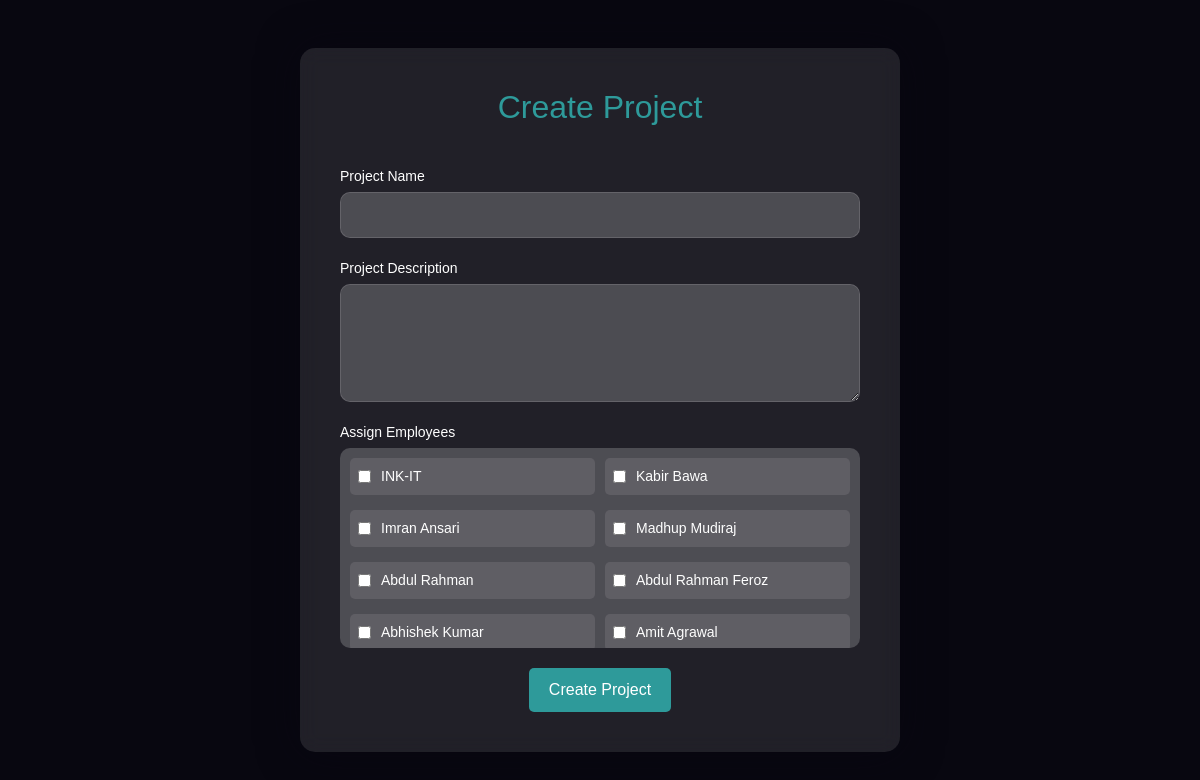
The page /project/create/ on the database its author committed.
### ink_org_chart_app/models.py (models this page shows, shortened)
class Employee(models.Model):
    EMPLOYMENT_TYPE_CHOICES = [
        ('Full-time', 'Full-time'),
        ('Part-time', 'Part-time'),
        ('Contract', 'Contract'),
        ('Intern', 'Intern'),
    ]
    name = models.CharField(max_length=100)
    title = models.CharField(max_length=100)
    managers = models.ManyToManyField(
        'self',
        blank=True,
        related_name='subordinates',
        symmetrical=False
    )
    office_location = models.CharField(max_length=100)
    employment_type = models.CharField(
        max_length=20,
        choices=EMPLOYMENT_TYPE_CHOICES,
        default='Full-time'
    )
    image = models.ImageField(upload_to='employee_images/', null=True, blank=True)
    date_of_joining = models.DateField(null=True, blank=True)
    job_description = models.TextField(null=True, blank=True)
    resume = models.FileField(upload_to='employee_resumes/', null=True, blank=True)
    department = models.CharField(max_length=100, null=True, blank=True)
    class Meta:
        verbose_name = 'Employee'
        verbose_name_plural = 'Employees'

### ink_org_chart_app/views.py (the view, shortened to what this page needs)
# urls.py: path('project/create/', views.create_project, name='create_project'),  # Create project
def create_project(request):
    all_employees = Employee.objects.all()
    return render(request, 'ink_org_chart_app/create_project.html', {
        'all_employees': all_employees
    })

### ink_org_chart_app/templates/ink_org_chart_app/create_project.html (shortened to what this page needs)
<!DOCTYPE html>
<html lang="en">
<head>
    <link href="https://cdn.jsdelivr.net/npm/bootstrap@5.3.0-alpha1/dist/css/bootstrap.min.css" rel="stylesheet">
</head>
<body>
    <div class="container-wrapper">
        <div class="container">
            <h1>Create Project</h1>
            <form method="POST">
                <div class="form-group">
                    <label for="name">Project Name</label>
                    <input type="text" id="name" name="name" class="form-control" required>
                </div>
                <div class="form-group">
                    <label for="description">Project Description</label>
                    <textarea id="description" name="description" class="form-control" rows="4"></textarea>
                </div>
                <div class="form-group">
                    <label>Assign Employees</label>
                    <div class="checkbox-container">
                        {% for employee in all_employees %}
                            <label>
                                <input type="checkbox" name="employees" value="{{ employee.id }}">
                                {{ employee.name }}
                            </label>
                        {% endfor %}
                    </div>
                </div>
                <div class="btn-group text-center">
                    <button type="submit" class="btn btn-custom">Create Project</button>
                </div>
            </form>
        </div>
    </div>
</body>
</html>

### ink_org_chart_app/templates/ink_org_chart_app/create_project.html (style rules this page uses)
body { background-color: #080710; color: #ffffff; font-family: 'Poppins', sans-serif; overflow-y: auto; }
.container-wrapper { display: flex; justify-content: center; align-items: center; min-height: 100vh; padding: 20px; }
.container { max-width: 600px; width: 100%; background-color: rgba(255, 255, 255, 0.1); padding: 40px; border-radius: 15px; backdrop-filter: blur(10px); box-shadow: 0 0 40px rgba(8, 7, 16, 0.6); text-align: center; }
h1 { font-size: 32px; margin-bottom: 40px; color: #2e9a9a; text-align: center; }
label { float: left; font-size: 14px; margin-bottom: 5px; }
.form-group { width: 100%; display: block; }
.form-group label { display: block; width: 100%; text-align: left; margin-bottom: 5px; }
.form-control { background-color: rgba(255, 255, 255, 0.2); border: 1px solid rgba(255, 255, 255, 0.3); color: white; padding: 10px; border-radius: 10px; margin-bottom: 20px; width: 100%; }
.checkbox-container { background-color: rgba(255, 255, 255, 0.2); border-radius: 10px; padding: 10px; margin.top: 30px; margin-bottom: 20px; max-height: 200px; overflow-y: auto; display: grid; grid-template-columns: repeat(2, 1fr); gap: 10px; width: 100%; }
.checkbox-container label { display: flex; align-items: center; background-color: rgba(255, 255, 255, 0.1); padding: 8px; border-radius: 5px; }
.checkbox-container input[type="checkbox"] { margin-right: 10px; accent-color: #2e9a9a; }
.btn-custom { background-color: #2e9a9a; color: #fff; border: none; padding: 10px 20px; border-radius: 5px; font-size: 16px; width: 100%; transition: background-color 0.3s ease; }

### rows shown on the page
Employee: name "INK-IT"
Employee: name "Kabir Bawa"
Employee: name "Imran Ansari"
Employee: name "Madhup Mudiraj"
Employee: name "Abdul Rahman"
Employee: name "Abdul Rahman Feroz"
Employee: name "Abhishek Kumar"
Employee: name "Amit Agrawal"
